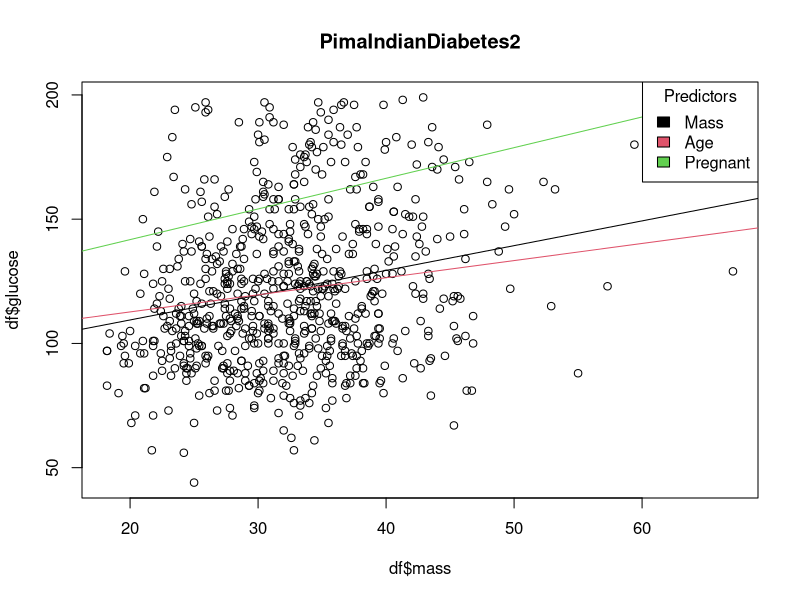
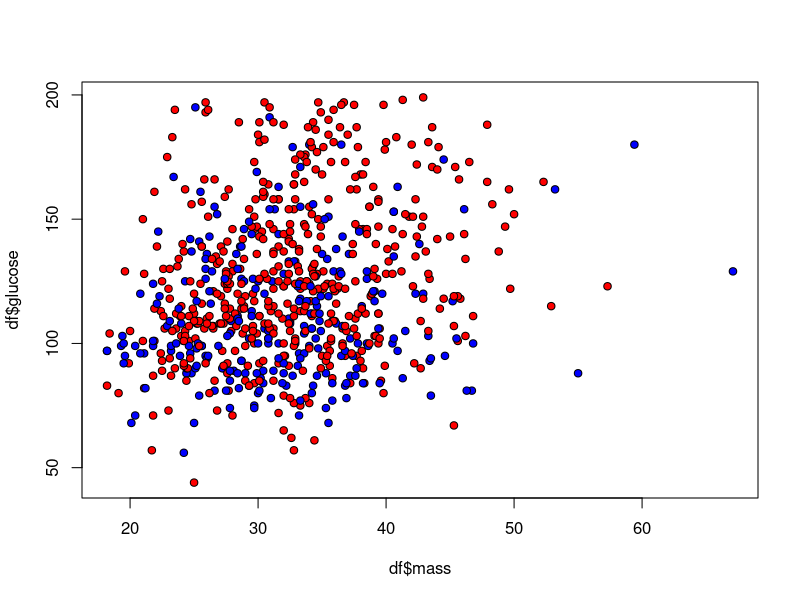

Source code (R) for these figures, in order:
## ---- chunk 1
if (!require(mlbench)){
  install.packages("mlbench")
}
library("mlbench")
## ---- chunk 2
data(PimaIndiansDiabetes2)
str(PimaIndiansDiabetes2)
## ---- chunk 3
sapply(PimaIndiansDiabetes2, function(x) sum(is.na(x)==TRUE))
## ---- chunk 4
fill_NA <- function(mean_med, v){
  # fill missing values with either 1=mean or 2=median
  if (mean_med == 1){
    m <- mean(v, na.rm=TRUE)
  } else {
    m <- median(v, na.rm=TRUE)
  }
  v[is.na(v)] <- m
  v
}

# make a new data set with NA's filled
df <- PimaIndiansDiabetes2[]
df$triceps <- fill_NA(1, df$triceps)
df$insulin <- fill_NA(1, df$insulin)
df <- df[complete.cases(df),]

## ---- chunk 5
cols <- c(6,8,1)
plot(df$mass, df$glucose, main="PimaIndianDiabetes2")
for (i in 1:3){
    model <- lm(glucose~df[,cols[i]], data=df)[1]
    abline(model, col=i)
}
legend("topright", title="Predictors", c("Mass", "Age", "Pregnant"), fill=c(1,2,3))
## ---- chunk 6
df$large <- factor(ifelse(df$insulin>155,1,0))
plot(df$mass, df$glucose, pch=21, bg=c("blue","red")[unclass(df$large)])
